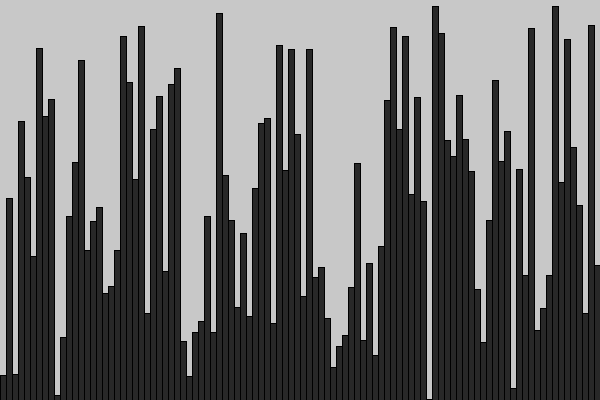
Frame 1 (no input)
Frame 60 (the mouse pressed at the canvas centre just before this capture): identical to frame 1, image omitted
Frame 120 (the mouse held since frame 60 and released just before this capture): identical to frame 1, image omitted

The Processing sketch that drew this single still picture (run headless with seeded random() and noise(); from frame 60 on, the mouse is pressed at the canvas centre):

// Processing sketch: selectionSort
// ── selectionSort.pde
import java.util.Arrays;

float[] numbers = new float[100];

void setup() {
  size(600, 400);
  frameRate(20);
  
  for (int i = 0; i < numbers.length; i++) {
    numbers[i] = (float)Math.random();
  }
  
  // print(Arrays.toString(numbers));
}

void draw() {
  drawBars();

  int minIdx = 0;
  int count = 0;
  float min = 0;
  float temp;
  
  for (int i = count; i < numbers.length; i++) {
    if (numbers[i] > min) {
      min = numbers[i];
      minIdx = i;
      
      temp = numbers[i];
      numbers[i] = numbers[minIdx];
      numbers[minIdx] = temp;
      
      count++;
    }
  }

  
  // sorting algorithm here (just one step)
}

void drawBars() {
  background(200);
  fill(40);
  for (int i = 0; i < numbers.length; i++) {
    float spacing = (float)width / numbers.length; 
    rect(i * spacing, height, spacing, -numbers[i] * height);
  }
}
